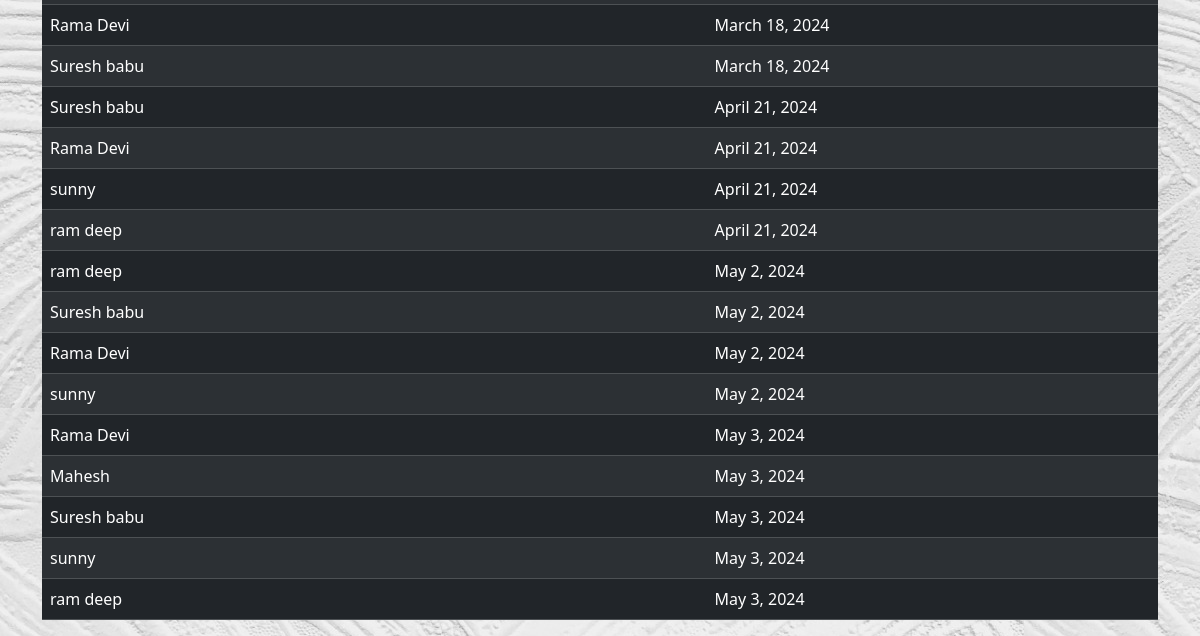
Before: /absentrecord (lower part) with the older database file.
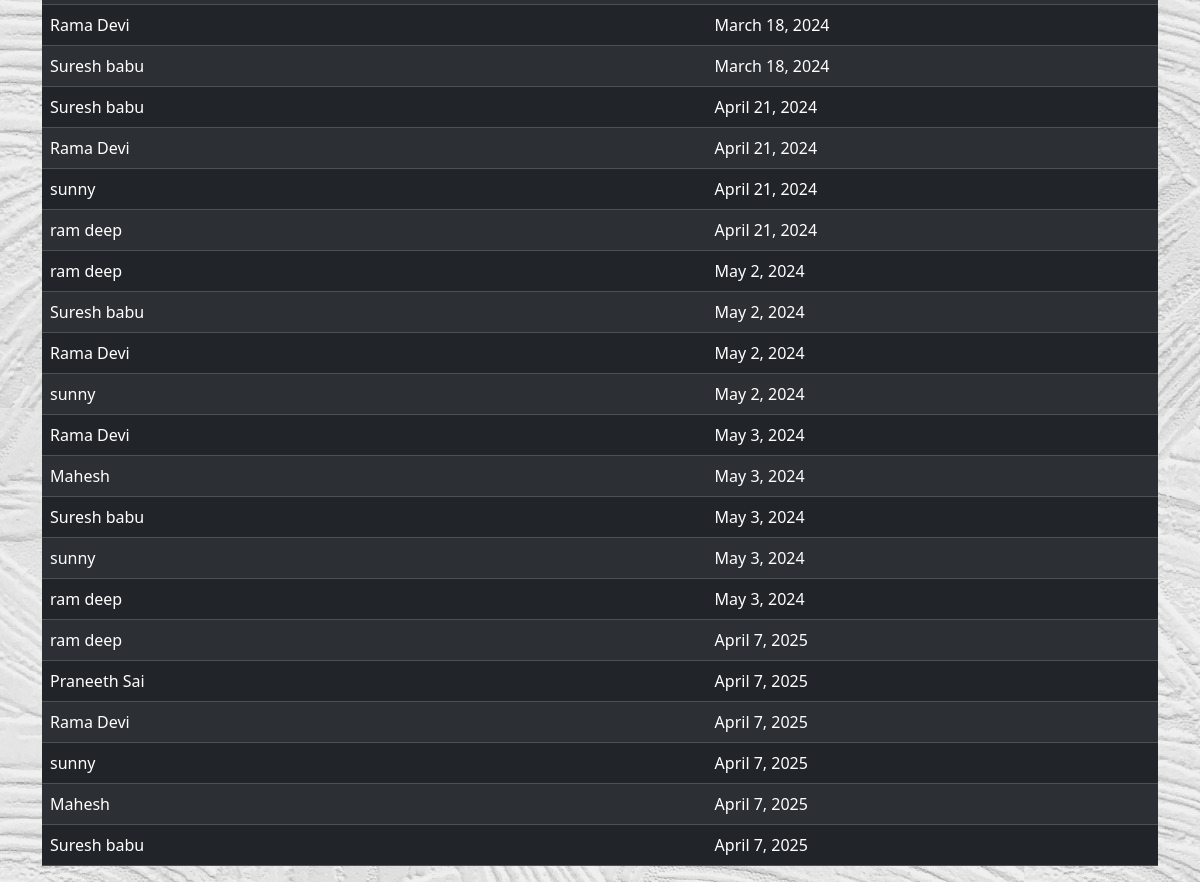
After: the same page with the newer database file.
### home/models.py (models this page shows, shortened)
class Absentie(models.Model):
    namee = models.CharField(max_length=30)
    dat= models.DateField(null=True)

### home/views.py (the view)
# urls.py: path('absentrecord', views.absentrecord, name='absentrecord')
def absentrecord(request):
    my= Absentie.objects.all()
    templ = loader.get_template('absentrecord.html')
    con ={
        'value': my,
    }
    return HttpResponse(templ.render(con, request))

### templates/absentrecord.html (shortened to what this page needs)
<!doctype html>
{% load static %}
<html lang="en">
<head>
  <link href="https://cdn.jsdelivr.net/npm/bootstrap@5.3.1/dist/css/bootstrap.min.css" rel="stylesheet"
>
    <link rel="stylesheet" href="https://cdnjs.cloudflare.com/ajax/libs/font-awesome/6.4.0/css/all.min.css"
integrity="sha512-iecdLmaskl7CVkqkXNQ/ZH/XLlvWZOJyj7Yy7tcenmpD1ypASozpmT/E0iPtmFIB46ZmdtAc9eNBvH0H/ZpiBw=="
crossorigin="anonymous" />
</head>
<body style="background-image: url('{% static '/background1.jpg' %}');">
      <div class="container">
        <br>
      <br>
      <table class="table table-dark table-striped" style="font-family: "Times New Roman", Times, serif;" >
        {% for s in value %}
            <tr>
                <td>{{ s.namee }}</td>
                <td>{{ s.dat }}</td>
            </tr>
        {% endfor %}
    </table>
  </div>
</body>
</html>

Changed rows visible on the page:
added Absentie: namee "ram deep", dat "April 7, 2025"
added Absentie: namee "Praneeth Sai", dat "April 7, 2025"
added Absentie: namee "Rama Devi", dat "April 7, 2025"
added Absentie: namee "sunny", dat "April 7, 2025"
added Absentie: namee "Mahesh", dat "April 7, 2025"
added Absentie: namee "Suresh babu", dat "April 7, 2025"
